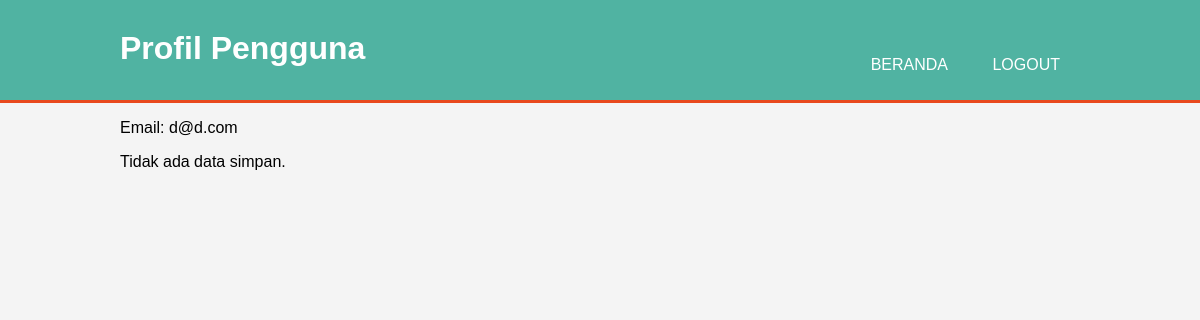
Page /profile.php (signed in) on the earlier database version.
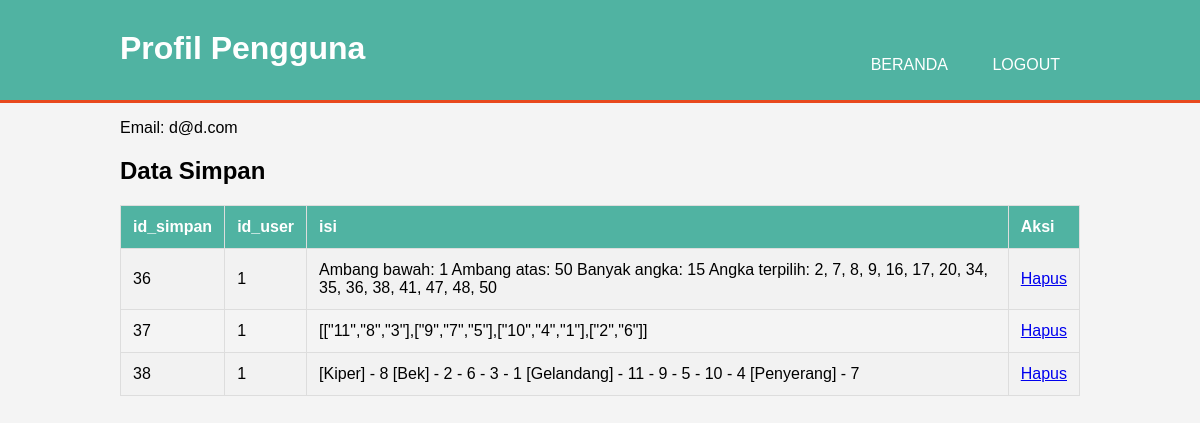
Same page on the later database version.
### tables this page shows
CREATE TABLE `user` (
  `id_user` int NOT NULL,
  `email` varchar(255) NOT NULL,
  `password` varchar(255) NOT NULL
);

CREATE TABLE `simpan` (
  `id_simpan` int NOT NULL,
  `id_user` int NOT NULL,
  `isi` text NOT NULL
);

### profile.php (the view, shortened to what this page needs)
<?php
include 'koneksyon.php';
$email = $_SESSION['email'];
$sql = "SELECT * FROM user WHERE email = '$email'";
$result = $conn->query($sql);
$id_user = null;
if ($result->num_rows > 0) {
    $row = $result->fetch_assoc();
    $id_user = $row['id_user'];
}
?>
<!DOCTYPE html>
<html>
<head>
</head>
<body>
    <header>
        <div class="container">
            <div id="branding">
                <h1>Profil Pengguna</h1>
            </div>
            <nav>
                <ul>
                    <li><a href="app.php">Beranda</a></li>
                    <li><a href="autentikasi/logout.php">Logout</a></li>
                </ul>
            </nav>
        </div>
    </header>
    <div class="container">
        <?php if ($id_user): ?>
            <p>Email: <?php echo $row['email']; ?></p>
            <?php
            $sql_simpan = "SELECT * FROM simpan WHERE id_user = '$id_user'";
            $result_simpan = $conn->query($sql_simpan);
            if ($result_simpan->num_rows > 0) {
                echo "<h2>Data Simpan</h2>";
                echo "<table>";
                echo "<tr><th>id_simpan</th><th>id_user</th><th>isi</th><th>Aksi</th></tr>";
                while ($row_simpan = $result_simpan->fetch_assoc()) {
                    echo "<tr>";
                    echo "<td>" . $row_simpan['id_simpan'] . "</td>";
                    echo "<td>" . $row_simpan['id_user'] . "</td>";
                    echo "<td>" . $row_simpan['isi'] . "</td>";
                    echo "<td><a href='profile.php?delete_id=" . $row_simpan['id_simpan'] . "' onclick=\"return confirm('Apakah Anda yakin ingin menghapus data ini?')\">Hapus</a></td>";
                    echo "</tr>";
                }
                echo "</table>";
            } else {
                echo "Tidak ada data simpan.";
            }
            ?>
        <?php else: ?>
            <p>Data pengguna tidak ditemukan.</p>
        <?php endif; ?>
    </div>
</body>
</html>

### profile.php (style rules this page uses)
body { font-family: Arial, sans-serif; background-color: #f4f4f4; margin: 0; padding: 0; }
.container { width: 80%; margin: auto; overflow: hidden; }
header { background: #50b3a2; color: #fff; padding-top: 30px; min-height: 70px; border-bottom: #e8491d 3px solid; }
header a { color: #fff; text-decoration: none; text-transform: uppercase; font-size: 16px; }
header ul { padding: 0; list-style: none; }
header li { display: inline; padding: 0 20px 0 20px; }
header #branding { float: left; }
header #branding h1 { margin: 0; }
header nav { float: right; margin-top: 10px; }
table { width: 100%; margin: 20px 0; border-collapse: collapse; }
table, th, td { border: 1px solid #ddd; }
th, td { padding: 12px; text-align: left; }
th { background-color: #50b3a2; color: white; }
tr:nth-child(even) { background-color: #f2f2f2; }

Differences in the rows shown:
added simpan: id_simpan "36", id_user "1", isi "Ambang bawah: 1 Ambang atas: 50 Banyak angka: 15 Angka terpilih: 2, 7, 8, 9, 16, 17, 20, 34, 35, 36, 38, 41, 47, 48, 50"
added simpan: id_simpan "37", id_user "1", isi "[[\"11\",\"8\",\"3\"],[\"9\",\"7\",\"5\"],[\"10\",\"4\",\"1\"],[\"2\",\"6\"]]"
added simpan: id_simpan "38", id_user "1", isi "[Kiper] - 8 [Bek] - 2 - 6 - 3 - 1 [Gelandang] - 11 - 9 - 5 - 10 - 4 [Penyerang] - 7"
Other differences:
text no longer shown: "Tidak ada data simpan."
text now shown: "Data Simpan id_simpan id_user isi Aksi"
